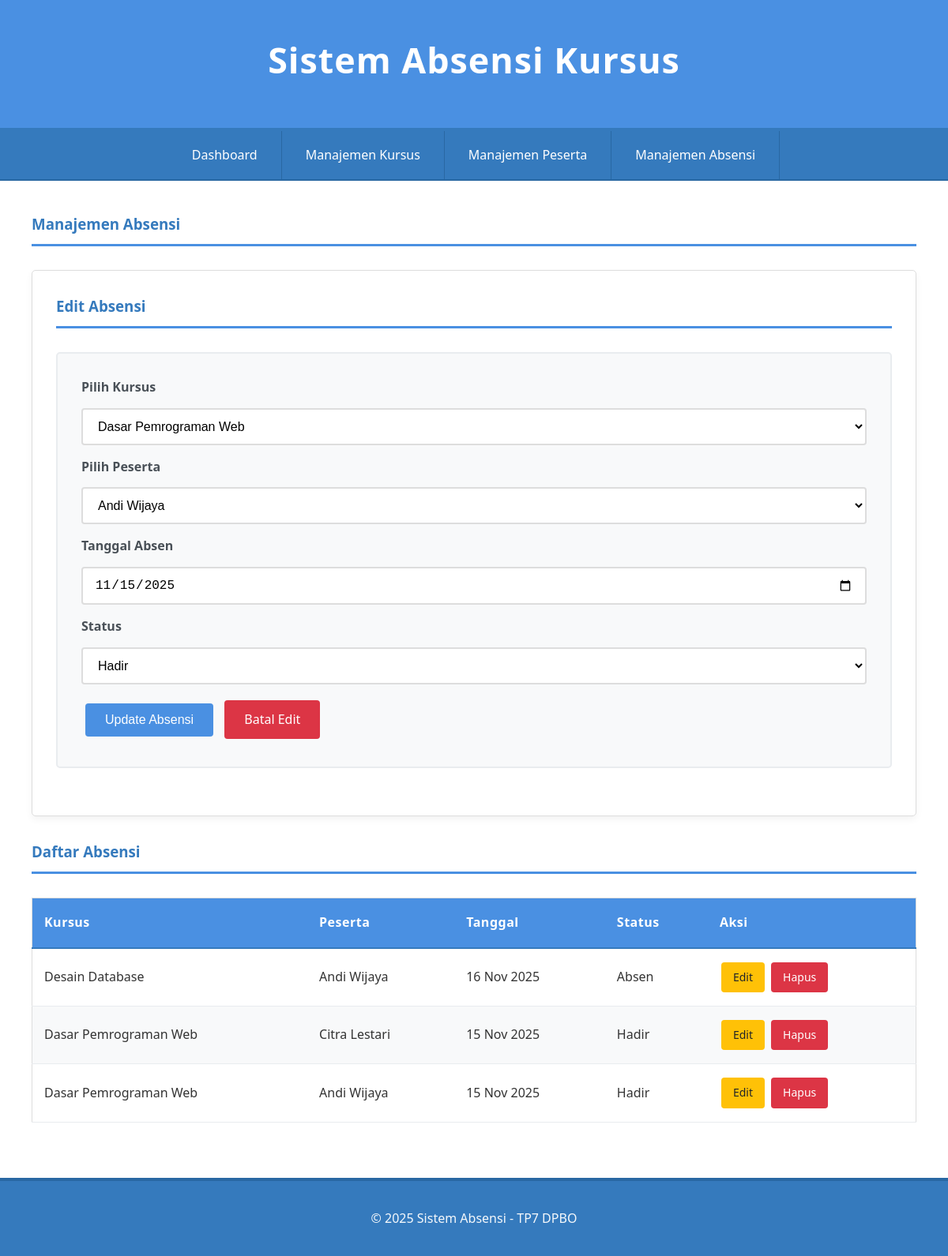
The page /index.php?page=attendances&form=edit&id=1 on the database its author committed.
### tables this page shows
CREATE TABLE `attendances` (
  `id` int(11) NOT NULL,
  `id_course` int(11) NOT NULL,
  `id_participant` int(11) NOT NULL,
  `date` date NOT NULL,
  `status` enum('Hadir','Absen','Izin') NOT NULL
);

CREATE TABLE `courses` (
  `id` int(11) NOT NULL,
  `topic` varchar(255) NOT NULL,
  `instructor` varchar(100) NOT NULL,
  `schedule` datetime DEFAULT NULL
);

CREATE TABLE `participants` (
  `id` int(11) NOT NULL,
  `name` varchar(100) NOT NULL,
  `phone` varchar(20) DEFAULT NULL
);

### class/Attendance.php (called while the page is built, shortened)
<?php
class Attendance {
    private $conn;
    private $table_name = "attendances";
    public function __construct($db) {
        $this->conn = $db;
    }
    public function read() {
        $query = "SELECT
                    a.id,
                    c.topic AS course_topic,
                    p.name AS participant_name,
                    a.date,
                    a.status
                  FROM " . $this->table_name . " a
                  LEFT JOIN courses c ON a.id_course = c.id
                  LEFT JOIN participants p ON a.id_participant = p.id
                  ORDER BY a.date DESC, c.topic";
        $stmt = $this->conn->prepare($query);
        $stmt->execute();
        return $stmt;
    }
    public function readOne($id) {
        $query = "SELECT * FROM " . $this->table_name . " WHERE id = ?";
        $stmt = $this->conn->prepare($query);
        $stmt->execute([$id]);
        return $stmt->fetch();
    }
}
?>

### class/Course.php (called while the page is built, shortened)
<?php
class Course {
    private $conn;
    private $table_name = "courses";
    public function __construct($db) {
        $this->conn = $db;
    }
    public function read() {
        $query = "SELECT * FROM " . $this->table_name;
        $stmt = $this->conn->prepare($query);
        $stmt->execute();
        return $stmt;
    }
}
?>

### class/Participant.php (called while the page is built, shortened)
<?php
class Participant {
    private $conn;
    private $table_name = "participants";
    public function __construct($db) {
        $this->conn = $db;
    }
    public function read() {
        $query = "SELECT * FROM " . $this->table_name;
        $stmt = $this->conn->prepare($query);
        $stmt->execute();
        return $stmt;
    }
}
?>

### view/attendances.php (the view, shortened to what this page needs)
<?php
$edit_data = null;
if (isset($_GET['form']) && $_GET['form'] == 'edit') {
    $edit_data = $attendance->readOne($_GET['id']);
}
?>
<h3>Manajemen Absensi</h3>
<div class="card">
    <h3><?php echo $edit_data ? 'Edit' : 'Catat'; ?> Absensi</h3>
    <form action="index.php" method="POST">
        <label for="id_course">Pilih Kursus</label>
        <select name="id_course" id="id_course" required>
            <?php
            $stmt_course = $course->read();
            while($row_course = $stmt_course->fetch()) {
                $selected = ($edit_data && $edit_data['id_course'] == $row_course['id']) ? 'selected' : '';
                echo "<option value='{$row_course['id']}' $selected>{$row_course['topic']}</option>";
            }
            ?>
        </select>
        <label for="id_participant">Pilih Peserta</label>
        <select name="id_participant" id="id_participant" required>
            <?php
            $stmt_part = $participant->read();
            while($row_part = $stmt_part->fetch()) {
                $selected = ($edit_data && $edit_data['id_participant'] == $row_part['id']) ? 'selected' : '';
                echo "<option value='{$row_part['id']}' $selected>{$row_part['name']}</option>";
            }
            ?>
        </select>
        <label for="date">Tanggal Absen</label>
        <input type="date" id="date" name="date" value="<?php echo $edit_data['date'] ?? date('Y-m-d'); ?>" required>
        <label for="status">Status</label>
        <select name="status" id="status" required>
            <option value="Hadir" <?php echo ($edit_data && $edit_data['status'] == 'Hadir') ? 'selected' : ''; ?>>Hadir</option>
        </select>
        <button type="submit"><?php echo $edit_data ? 'Update' : 'Simpan'; ?> Absensi</button>
        <?php if ($edit_data): ?>
            <a href="index.php?page=attendances" class="btn btn-danger">Batal Edit</a>
        <?php endif; ?>
    </form>
</div>
<h3>Daftar Absensi</h3>
<table>
    <thead>
        <tr>
            <th>Kursus</th>
            <th>Peserta</th>
            <th>Tanggal</th>
            <th>Status</th>
            <th>Aksi</th>
        </tr>
    </thead>
    <tbody>
        <?php
        $stmt = $attendance->read();
        while ($row = $stmt->fetch()):
        ?>
        <tr>
            <td><?php echo $row['course_topic']; ?></td>
            <td><?php echo $row['participant_name']; ?></td>
            <td><?php echo date('d M Y', strtotime($row['date'])); ?></td>
            <td><?php echo $row['status']; ?></td>
            <td class="table-actions">
                <a href="index.php?page=attendances&form=edit&id=<?php echo $row['id']; ?>" class="btn btn-warning">Edit</a>
                <a href="index.php?action=delete_attendance&id=<?php echo $row['id']; ?>" onclick="return confirm('Yakin hapus data ini?')" class="btn btn-danger">Hapus</a>
            </td>
        </tr>
        <?php endwhile; ?>
    </tbody>
</table>

### style.css (style rules this page uses)
* { margin: 0; padding: 0; box-sizing: border-box; }
body { font-family: 'Segoe UI', Tahoma, Geneva, Verdana, sans-serif; background-color: #f5f7fa; color: #333; line-height: 1.6; min-height: 100vh; }
h2, h3 { color: #357abd; margin-bottom: 25px; font-weight: 600; border-bottom: 3px solid #4a90e2; padding-bottom: 10px; }
table { width: 100%; border-collapse: collapse; margin: 30px 0; background-color: white; border: 1px solid #ddd; }
th { background-color: #4a90e2; color: white; padding: 18px 15px; text-align: left; font-weight: 600; font-size: 1em; letter-spacing: 0.5px; border-bottom: 2px solid #357abd; }
td { padding: 15px; border-bottom: 1px solid #e9ecef; transition: background-color 0.2s ease; vertical-align: middle; }
tbody tr:nth-child(even) { background-color: #f8f9fa; }
form { background-color: #f8f9fa; padding: 30px; margin: 30px 0; border: 2px solid #e9ecef; border-radius: 5px; }
input, select, textarea { width: 100%; padding: 12px 15px; margin: 8px 0 15px 0; border: 2px solid #ddd; border-radius: 4px; font-size: 16px; transition: border-color 0.3s ease; background-color: white; }
label { font-weight: 600; color: #495057; margin-bottom: 5px; display: block; }
button, .btn { background-color: #4a90e2; color: white; padding: 12px 25px; border: none; border-radius: 4px; cursor: pointer; font-size: 16px; font-weight: 500; transition: all 0.3s ease; text-decoration: none; display: inline-block; margin: 5px; }
.btn-danger { background-color: #dc3545; }
.btn-warning { background-color: #ffc107; color: #212529; }
.card { background: white; padding: 30px; margin: 30px 0; border: 1px solid #ddd; border-radius: 5px; box-shadow: 0 4px 10px rgba(0,0,0,0.05); }
.card h3 { margin-top: 0; }
.table-actions { white-space: nowrap; }
.table-actions .btn { margin: 2px; padding: 8px 15px; font-size: 14px; }

### rows shown on the page
attendances: date "11/15/2025", status "Hadir", id_course.topic "Dasar Pemrograman Web", id_participant.name "Andi Wijaya", date "15 Nov 2025"
attendances: id_course.topic "Desain Database", id_participant.name "Andi Wijaya", date "16 Nov 2025", status "Absen"
attendances: id_course.topic "Dasar Pemrograman Web", id_participant.name "Citra Lestari", date "15 Nov 2025", status "Hadir"

### other values the page prints
form field id_course "Dasar Pemrograman Web"
form field id_participant "Andi Wijaya"
